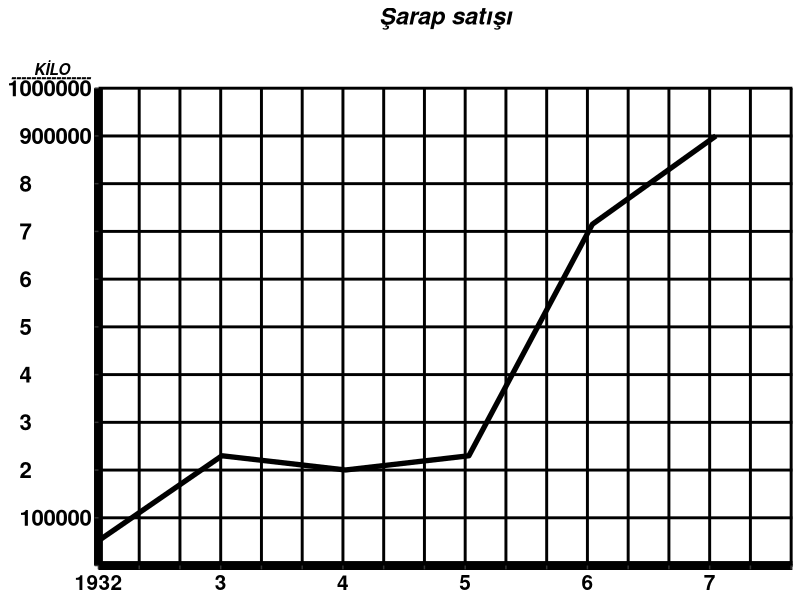

This chart was generated by the following R code:
Sys.setlocale(locale = "Turkish")
library(ggplot2)
tarih <- c(1932,1933,1934,1935,1936,1937)
miktar <- c(52000,230000,200200,230000,715000,900000)
sarapsatisi <- data.frame(tarih,miktar)
ggplot(sarapsatisi, aes(tarih,miktar)) + geom_line(size=1.8) +
  labs(title = "Şarap satışı\n\n") +
  theme_classic() +
  theme(panel.grid.major = element_line(colour = "black", size = 1)) +
  theme(plot.title = element_text(hjust = 0.5, size = 17, face = "bold.italic")) +
  theme(plot.subtitle = element_text(face = "bold.italic")) +
  theme(axis.title = element_blank()) +
  theme(axis.text.x = element_text(size=15, face="bold", vjust = 0.5, colour = "black")) +
  theme(axis.text.y = element_text(size=16, face="bold", colour = "black")) +
  theme(axis.line = element_line(size=3)) +
  coord_cartesian(clip='off') +
  scale_x_continuous(
    limits = c(1932,1937.62),
    breaks = seq(1932,1938,by = 0.33),
    labels = c("1932","","","3","","","4","","","5","","","6","","","7","","",""),
    expand = c(0,0)
  ) +
  scale_y_continuous(
    limits = c(0,1000000),
    breaks = c(0,100000,200000,300000,400000,500000,600000,700000,800000,900000,1000000),
    labels = c("","100000","2          ","3          ","4          ","5          ","6          ",
               "7          ","8          ","900000","1000000"),
    expand = c(0,0)
  ) +
  annotate(geom="text",x=1932,y=1000000,label="KİLO",fontface="bold.italic", hjust=1.8,vjust=-1.1) +
  annotate(geom="text",x=1932,y=1000000,label="----------------",fontface="bold.italic", hjust=1.1,vjust=-0.5)
  
